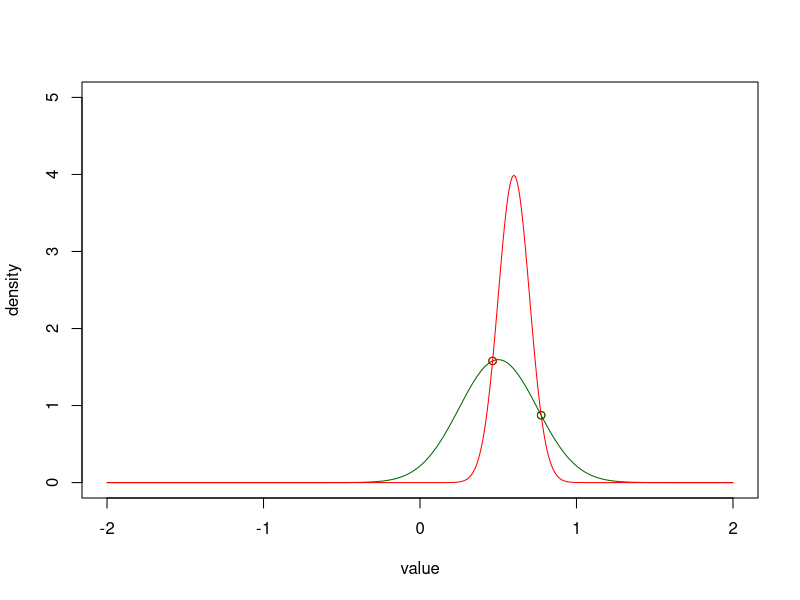
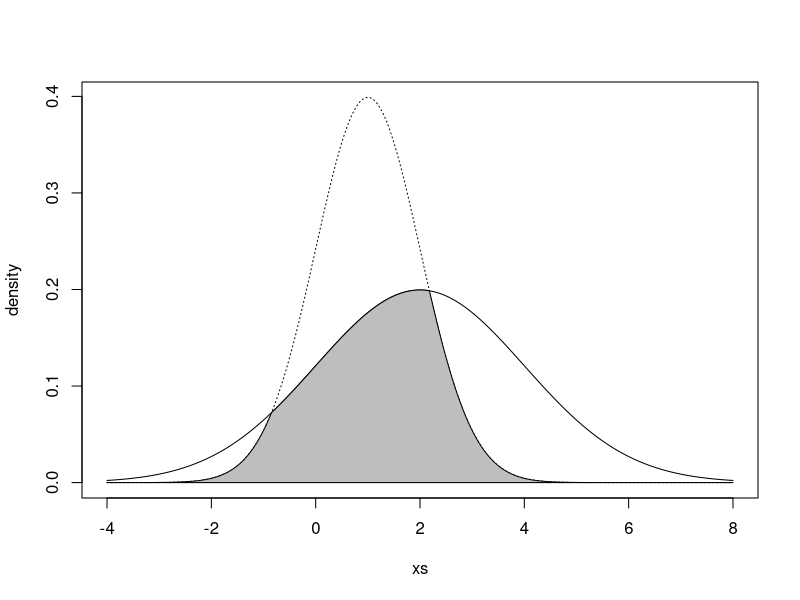

Write R code to recreate these figures, in order.
## ---- chunk 1
knitr::opts_chunk$set(echo = TRUE)
## ---- chunk 2
tp <- 0.5
ta <- 0.6
sp <- 0.25
sa <- 0.1
dnorm(x=seq(-2, 2, by=0.1), mean=tp, sd=sp)

c1 <- (ta*(sp^2) - sa*(tp*sa + sp*(sqrt((tp-ta)^2 + 2*(sp^2-sa^2)*log(sp/sa)))))/(sp^2-sa^2)

c2 <- (tp*(sa^2) - sp*(ta*sp + sa*(sqrt((ta-tp)^2 + 2*(sa^2-sp^2)*log(sa/sp)))))/(sa^2-sp^2)


plot(x=seq(-2, 2, by=0.01), y=dnorm(x=seq(-2, 2, by=0.01), mean=tp, sd=sp), type = "l", col="dark green", ylab="density", xlab="value", ylim=c(0,5))
lines(x=seq(-2, 2, by=0.01), y=dnorm(x=seq(-2, 2, by=0.01), mean=ta, sd=sa), type = "l", col="red")
points(x=c1, y=dnorm(c1, mean=tp, sd=sp), col="dark green")
points(x=c1, y=dnorm(c1, mean=ta, sd=sa), col="red")
points(x=c2, y=dnorm(c2, mean=ta, sd=sa), col="red")
points(x=c2, y=dnorm(c2, mean=tp, sd=sp), col="dark green")

dnorm(c1, mean=tp, sd=sp)
dnorm(c1, mean=ta, sd=sa)



(c2-c1)*dnorm(c1, mean=ta, sd=sa) + (c2-c1)*(dnorm(c2, mean=ta, sd=sa)-dnorm(c1, mean=ta, sd=sa))*.5


## ---- chunk 3
A <- sqrt(2*pi)^-1
alpha <- (A/sa)*exp((-1*(ta-tp)^2)/sa^2)

exp((-1*(ta-tp)^2)/sa^2)


pnorm(c1, mean=tp, sd=sp, lower.tail = FALSE) - pnorm(c2, mean=tp, sd=sp, lower.tail = FALSE)


## ---- chunk 4
min.f1f2 <- function(x, mu1, mu2, sd1, sd2) {
    f1 <- dnorm(x, mean=mu1, sd=sd1)
    f2 <- dnorm(x, mean=mu2, sd=sd2)
    pmin(f1, f2)
}

mu1 <- 2;    sd1 <- 2
mu2 <- 1;    sd2 <- 1

xs <- seq(min(mu1 - 3*sd1, mu2 - 3*sd2), max(mu1 + 3*sd1, mu2 + 3*sd2), .01)
f1 <- dnorm(xs, mean=mu1, sd=sd1)
f2 <- dnorm(xs, mean=mu2, sd=sd2)

plot(xs, f1, type="l", ylim=c(0, max(f1,f2)), ylab="density")
lines(xs, f2, lty="dotted")
ys <- min.f1f2(xs, mu1=mu1, mu2=mu2, sd1=sd1, sd2=sd2)
xs <- c(xs, xs[1])
ys <- c(ys, ys[1])
polygon(xs, ys, col="gray")

### only works for sd1 = sd2
SMD <- (mu1-mu2)/sd1
2 * pnorm(-abs(SMD)/2)


tp <- 0.5
ta <- 0.6
sp <- 0.25
sa <- 0.1


### this works in general
integrate(min.f1f2, -Inf, Inf, mu1=tp, mu2=ta, sd1=sp, sd2=sa)


